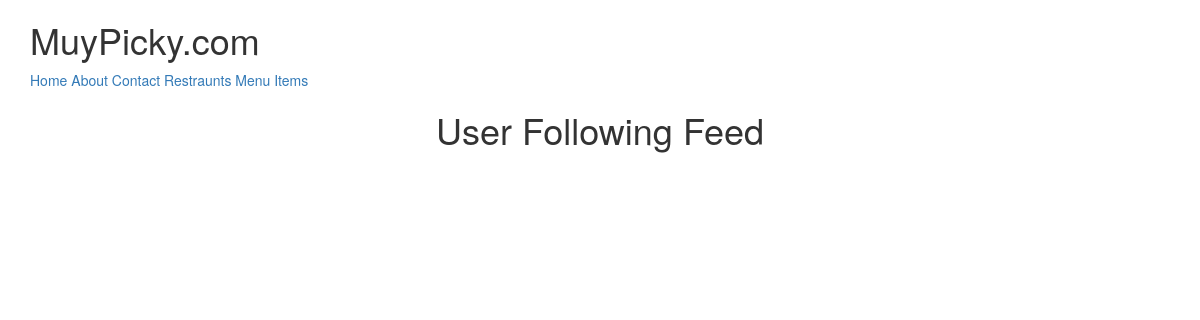
The app's page / (signed in), older data.
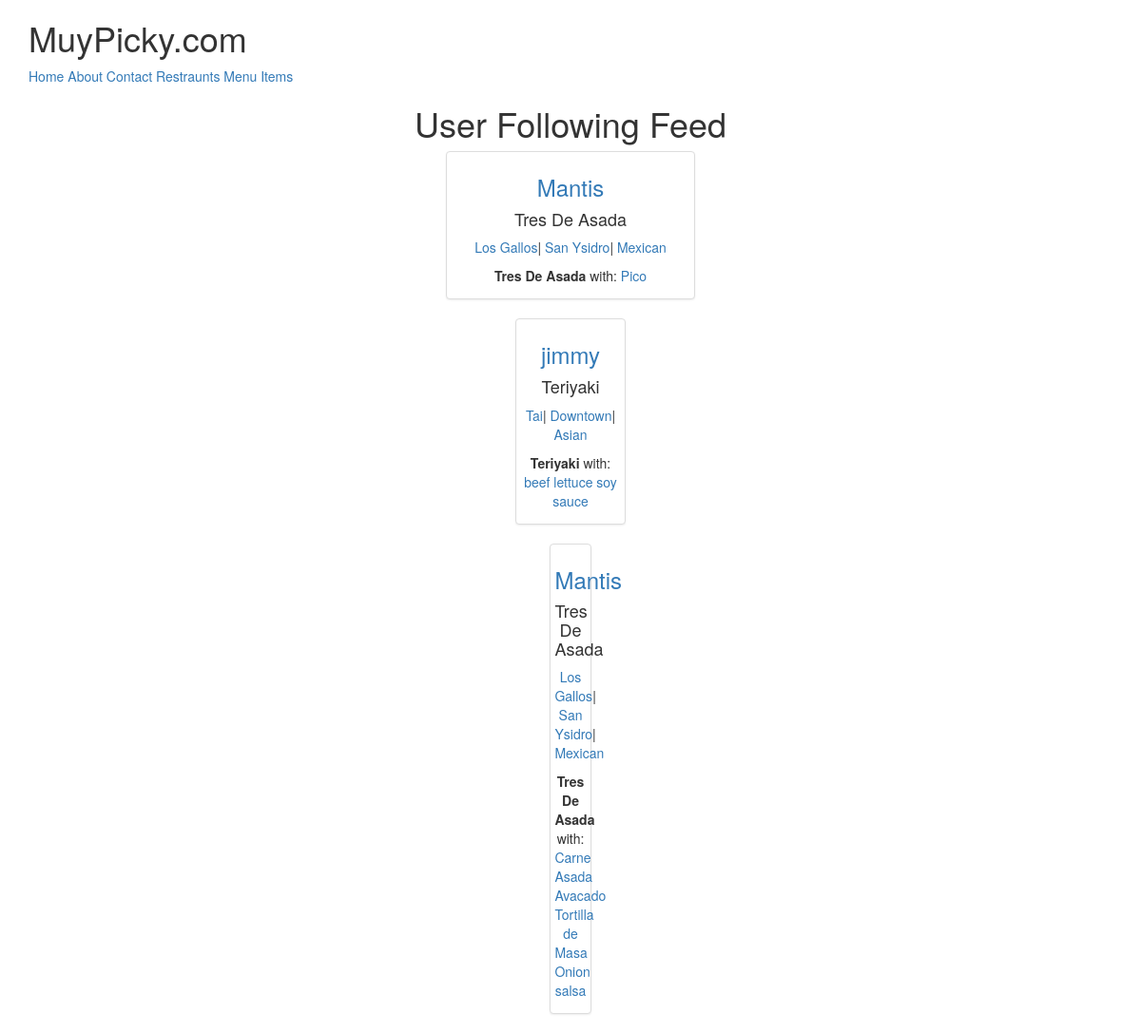
The same page, newer data.
### menus/models.py (models this page shows, shortened)
class Item(models.Model):
	user 				= models.ForeignKey(settings.AUTH_USER_MODEL)
	restraunt 			= models.ForeignKey(RestrauntLocation)
	name				= models.CharField(max_length=120)
	contents			= models.TextField(help_text='Separate each item by comma')
	excludes			= models.TextField(blank=True, null=True, help_text='Separate each item by comma')
	public				= models.BooleanField(default=True)
	timestamp           = models.DateTimeField(auto_now_add=True)
	updated             = models.DateTimeField(auto_now=True)
	class Meta:
		ordering = ['-updated', '-timestamp']
	def get_contents(self):
		return self.contents.split(",")

### restraunts/models.py (models this page shows, shortened)
class RestrauntLocation(models.Model):
	owner               = models.ForeignKey(User)
	name 				= models.CharField(max_length=120)
	location 			= models.CharField(max_length=120, null=True, blank=True)
	category            = models.CharField(max_length=120, null=True, blank=True, validators=[validate_category])
	timestamp           = models.DateTimeField(auto_now_add=True)
	updated             = models.DateTimeField(auto_now=True)
	slug         		= models.SlugField(null=True, blank=True)
	objects = RestrauntLocationManager()
	@property
	def title(self):
		return self.name

### menus/views.py (the view)
# urls.py: url(r'^$', HomeView.as_view(), name='home'),
class HomeView(View):
	def get(self, request, *args, **kwargs):
		if not request.user.is_authenticated():
			return render(request, "home.html", {})
		user = request.user
		is_following_user_ids = [x.user.id for x in user.is_following.all()]
		qs = Item.objects.filter(user__id__in=is_following_user_ids, public=True).order_by("-updated")[:3]
		return render(request, "menus/home-feed.html", {'object_list':qs})

### menus/templates/menus/home-feed.html
{% extends 'base.html' %}
{% block content %}
<div class='row'>
	<div class='col-sm-6 text-center col-sm-offset-3'>
		<h1>User Following Feed</h1>
{% for obj in object_list %}
	<div class='row'>
	<div class='col-sm-6 text-center col-sm-offset-3'>
		<div class='thumbnail'>
			<h3><a href='{% url "profiles:detail" username=obj.user.username %}'>{{ obj.user.username }}</a></h3>
			<h4>{{ obj.name }}</h4>
			<p><a href='{% url "profiles:detail" username=obj.user.username %}'>{{ obj.restraunt.title }}</a>| <a href='{% url "profiles:detail" username=obj.user.username %}'>{{ obj.restraunt.location }}</a>| <a href='{% url "profiles:detail" username=obj.user.username %}'>{{ obj.restraunt.category }}</a></p>
			<p>
			<b>{{ obj.name }}</b> with:
					{% for ing in obj.get_contents %}
						<a href='{% url "profiles:detail" username=obj.user.username %}?q={{ ing }}'>{{ ing }}</a>
					{% endfor %}
			</p>
		</div>
{% endfor %}
	</div>
	</div>
{% endblock %}

Row changes from the older to the newer data that the page shows:
added Item: user.username "Mantis", name "Tres De Asada", restraunt "Los Gallos", restraunt.location "San Ysidro", restraunt.category "Mexican", get_contents "Pico"
now on this page (row edited): Item: user.username "jimmy", name "Teriyaki", restraunt "Tai", restraunt.location "Downtown", restraunt.category "Asian", get_contents "beef" "lettuce" "soy sauce"
now on this page (row unchanged): Item: user.username "Mantis", name "Tres De Asada", restraunt "Los Gallos", restraunt.location "San Ysidro", restraunt.category "Mexican", get_contents "Carne Asada" "Avacado" "Tortilla de Masa" "Onion" "salsa"
